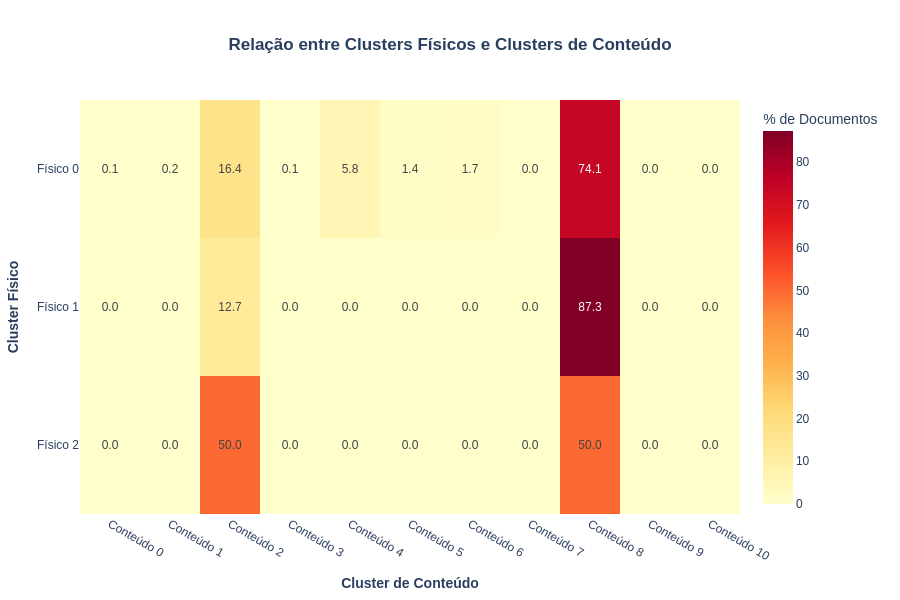

The notebook cell this image was saved under:
### Markdown cell above
## Pergunta 5: Existe uma relação entre as características físicas e o conteúdo dos documentos?

### Code cell
# %%
# Pergunta 5: Existe uma relação entre as características físicas e o conteúdo dos documentos?
# =============================================================================


def analyze_cluster_relationship(
    df_physical: pd.DataFrame, df_content: pd.DataFrame
) -> None:
    """
    Analisa a relação entre clusters físicos e clusters de conteúdo.

    Args:
        df_physical: DataFrame com clusters físicos.
        df_content: DataFrame com clusters de conteúdo.
    """
    # Unir classificações de ambos os clusters em um único DataFrame
    df_combined = df_physical.copy()
    df_combined["cluster_conteudo"] = df_content["cluster_conteudo"]

    # Criar uma tabela de contingência entre os dois tipos de clusters
    contingency = (
        pd.crosstab(
            df_combined["cluster_fisico"],
            df_combined["cluster_conteudo"],
            normalize="index",
            margins=True,
            margins_name="Total",
        )
        * 100
    )  # Para porcentagem

    # Visualizar a tabela de contingência com heatmap
    fig = px.imshow(
        contingency.iloc[:-1, :-1],  # Excluir totais
        text_auto=".1f",
        labels=dict(
            x="Cluster de Conteúdo", y="Cluster Físico", color="% de Documentos"
        ),
        x=[f"Conteúdo {i}" for i in contingency.columns[:-1]],
        y=[f"Físico {i}" for i in contingency.index[:-1]],
        color_continuous_scale="YlOrRd",
        title="<b>Relação entre Clusters Físicos e Clusters de Conteúdo</b>",
        aspect="auto",
    )

    fig.update_layout(
        title_x=0.5,
        xaxis_title="<b>Cluster de Conteúdo</b>",
        yaxis_title="<b>Cluster Físico</b>",
        **FIGURE_CONFIG,
    )

    fig.show()

    # Tabela formatada
    display(
        Markdown(
            "**Distribuição de Clusters de Conteúdo por Cluster Físico (%) - Leitura por Linha**"
        )
    )
    display(
        contingency.style.format("{:.1f}%").background_gradient(cmap="YlOrRd", axis=1)
    )

    # Calcular o coeficiente de Cramer's V para medir a associação
    observed = pd.crosstab(
        df_combined["cluster_fisico"], df_combined["cluster_conteudo"]
    )
    chi2 = stats.chi2_contingency(observed)[0]
    n = observed.sum().sum()
    min_dim = min(observed.shape) - 1
    cramers_v = np.sqrt(chi2 / (n * min_dim))

    # Interpretação da relação
    strength = (
        "forte" if cramers_v > 0.3 else "moderada" if cramers_v > 0.1 else "fraca"
    )

    interpretation = (
        f"**Interpretação da Relação entre Clusters:**\n\n"
        f"O coeficiente de Cramer's V de {cramers_v:.3f} indica uma associação {strength} entre as características "
        f"físicas dos documentos e seu conteúdo textual. "
    )

    # Adicionar detalhes específicos baseados nos dados
    # Identificar padrões interessantes nas relações entre clusters
    max_associations = []
    for phys_cluster in observed.index:
        content_cluster = observed.loc[phys_cluster].idxmax()
        percentage = (
            observed.loc[phys_cluster, content_cluster]
            / observed.loc[phys_cluster].sum()
            * 100
        )
        if percentage > 40:  # Limiar arbitrário para destacar relações fortes
            max_associations.append((phys_cluster, content_cluster, percentage))

    if max_associations:
        interpretation += "Algumas relações notáveis entre clusters:\n\n"
        for phys, content, pct in max_associations:
            interpretation += f"- {pct:.1f}% dos documentos no cluster físico {phys} pertencem ao cluster de conteúdo {content}.\n"
    else:
        interpretation += "Não há uma correspondência clara entre clusters físicos específicos e clusters de conteúdo, sugerindo que documentos com características físicas semelhantes podem conter conteúdos diversos."

    display(Markdown(interpretation))

    # Visualizar distribuição de características por cluster de conteúdo
    fig = go.Figure()

    content_clusters = sorted(df_combined["cluster_conteudo"].unique())

    # Média de páginas por cluster de conteúdo
    pages_means = [
        df_combined[df_combined["cluster_conteudo"] == c]["numero-de-paginas"].mean()
        for c in content_clusters
    ]
    mb_means = [
        df_combined[df_combined["cluster_conteudo"] == c]["megabytes"].mean()
        for c in content_clusters
    ]

    # Adicionar barras para número médio de páginas
    fig.add_trace(
        go.Bar(
            x=[f"Conteúdo {c}" for c in content_clusters],
            y=pages_means,
            name="Páginas (média)",
            marker_color=MAIN_COLOR,
            opacity=0.7,
        )
    )

    # Adicionar linha para tamanho médio
    fig.add_trace(
        go.Scatter(
            x=[f"Conteúdo {c}" for c in content_clusters],
            y=mb_means,
            name="Tamanho (MB)",
            yaxis="y2",
            mode="lines+markers",
            marker=dict(size=8, color=SEC_COLOR),
            line=dict(width=2, color=SEC_COLOR),
        )
    )

    # Configuração do layout
    fig.update_layout(
        title="<b>Características Físicas por Cluster de Conteúdo</b>",
        xaxis_title="<b>Cluster de Conteúdo</b>",
        yaxis=dict(
            title=dict(
                text="<b>Número Médio de Páginas</b>", font=dict(color=MAIN_COLOR)
            ),
            tickfont=dict(color=MAIN_COLOR),
        ),
        yaxis2=dict(
            title=dict(text="<b>Tamanho Médio (MB)</b>", font=dict(color=SEC_COLOR)),
            tickfont=dict(color=SEC_COLOR),
            overlaying="y",
            side="right",
        ),
        barmode="group",
        legend=dict(x=0.01, y=0.99),
        title_x=0.5,
        **FIGURE_CONFIG,
    )

    fig.show()

    # Destacar padrões entre tamanho/páginas e conteúdo
    display(Markdown("**Padrões entre Características Físicas e Conteúdo**"))

    # Calcular correlação entre características físicas e tópicos via TF-IDF
    # Para simplificar, analisamos as médias por cluster
    content_stats = []
    for c in content_clusters:
        mask = df_combined["cluster_conteudo"] == c
        cluster_docs = df_combined[mask]
        content_stats.append(
            {
                "Cluster": f"Conteúdo {c}",
                "Documentos": len(cluster_docs),
                "Páginas (média)": cluster_docs["numero-de-paginas"].mean(),
                "Tamanho (média)": cluster_docs["megabytes"].mean(),
                "MB/página": cluster_docs["megabytes"].mean()
                / cluster_docs["numero-de-paginas"].mean(),
            }
        )

    content_stats_df = pd.DataFrame(content_stats)
    display(
        content_stats_df.style.highlight_max(
            subset=["Páginas (média)", "Tamanho (média)", "MB/página"], color="#D5F5E3"
        )
        .highlight_min(
            subset=["Páginas (média)", "Tamanho (média)", "MB/página"], color="#FADBD8"
        )
        .format(
            {
                "Páginas (média)": "{:.1f}",
                "Tamanho (média)": "{:.2f}",
                "MB/página": "{:.4f}",
            }
        )
    )

    # Análise dos resultados
    global_mb_per_page = (
        df_combined["megabytes"].mean() / df_combined["numero-de-paginas"].mean()
    )

    for i, row in enumerate(content_stats):
        c = i  # cluster number
        mb_per_page = row["MB/página"]
        density_vs_avg = mb_per_page / global_mb_per_page

        density_desc = (
            "média"
            if 0.7 < density_vs_avg < 1.3
            else "alta"
            if density_vs_avg > 1.3
            else "baixa"
        )

        observation = (
            f"- **Cluster de Conteúdo {c}**: Apresenta uma densidade de informação {density_desc} "
            f"({mb_per_page:.4f} MB/página vs. média global de {global_mb_per_page:.4f} MB/página). "
        )

        if density_vs_avg > 1.3:
            observation += "Isso pode indicar documentos com conteúdo mais complexo, possivelmente com mais elementos gráficos ou formatação rica."
        elif density_vs_avg < 0.7:
            observation += "Isso pode indicar documentos com conteúdo mais simples, possivelmente com mais texto puro e menos elementos gráficos."

        display(Markdown(observation))


_ = analyze_cluster_relationship(df_with_physical_clusters, df_with_content_clusters)

### Figure 1 — Plotly figure (JSON) as saved in the notebook; plotly's stock layout.template omitted (floating-point values rounded to 4 significant figures)
{"data": [{"coloraxis": "coloraxis", "hovertemplate": "Cluster de Conteúdo: %{x}<br>Cluster Físico: %{y}<br>% de Documentos: %{z}<extra></extra>", "name": "0", "texttemplate": "%{z:.1f}", "type": "heatmap", "x": ["Conteúdo 0", "Conteúdo 1", "Conteúdo 2", "Conteúdo 3", "Conteúdo 4", "Conteúdo 5", "Conteúdo 6", "Conteúdo 7", "Conteúdo 8", "Conteúdo 9", "Conteúdo 10"], "xaxis": "x", "y": ["Físico 0", "Físico 1", "Físico 2"], "yaxis": "y", "z": [[0.09958, 0.1992, 16.43, 0.1494, 5.8, 1.419, 1.693, 0.02489, 74.09, 0.04979, 0.02489], [0.0, 0.0, 12.68, 0.0, 0.0, 0.0, 0.0, 0.0, 87.32, 0.0, 0.0], [0.0, 0.0, 50.0, 0.0, 0.0, 0.0, 0.0, 0.0, 50.0, 0.0, 0.0]]}], "layout": {"coloraxis": {"colorbar": {"title": {"text": "% de Documentos"}}, "colorscale": [[0, "rgb(255,255,204)"], [0.125, "rgb(255,237,160)"], [0.25, "rgb(254,217,118)"], [0.375, "rgb(254,178,76)"], [0.5, "rgb(253,141,60)"], [0.625, "rgb(252,78,42)"], [0.75, "rgb(227,26,28)"], [0.875, "rgb(189,0,38)"], [1, "rgb(128,0,38)"]]}, "font": {"family": "Arial", "size": 12}, "height": 600, "margin": {"b": 80, "l": 80, "r": 80, "t": 100}, "title": {"text": "<b>Relação entre Clusters Físicos e Clusters de Conteúdo</b>", "x": 0.5}, "width": 900, "xaxis": {"anchor": "y", "domain": [0, 1], "title": {"text": "<b>Cluster de Conteúdo</b>"}}, "yaxis": {"anchor": "x", "autorange": "reversed", "domain": [0, 1], "title": {"text": "<b>Cluster Físico</b>"}}}}
